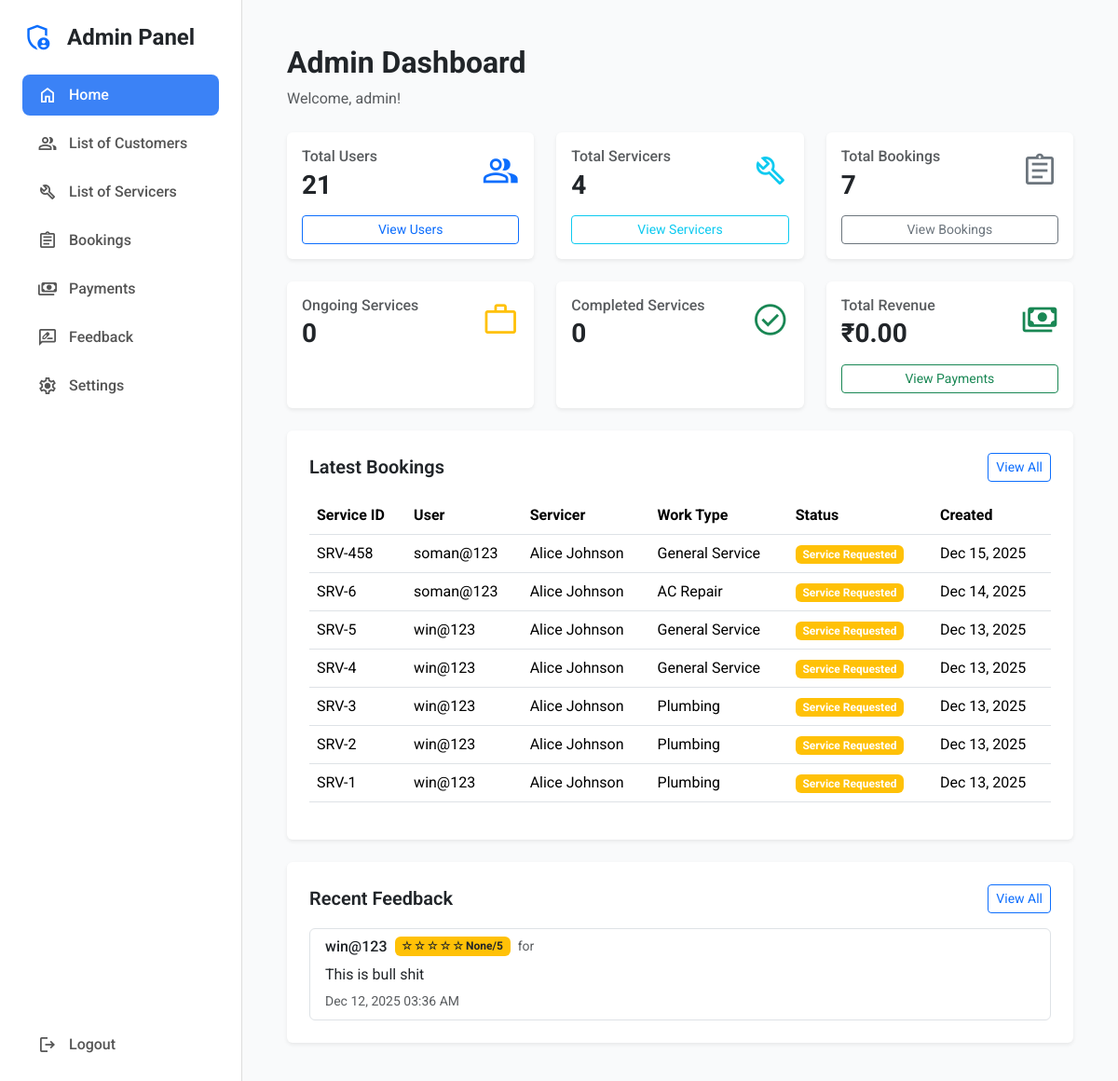
The app's page /monitor/home/ (signed in), older data.
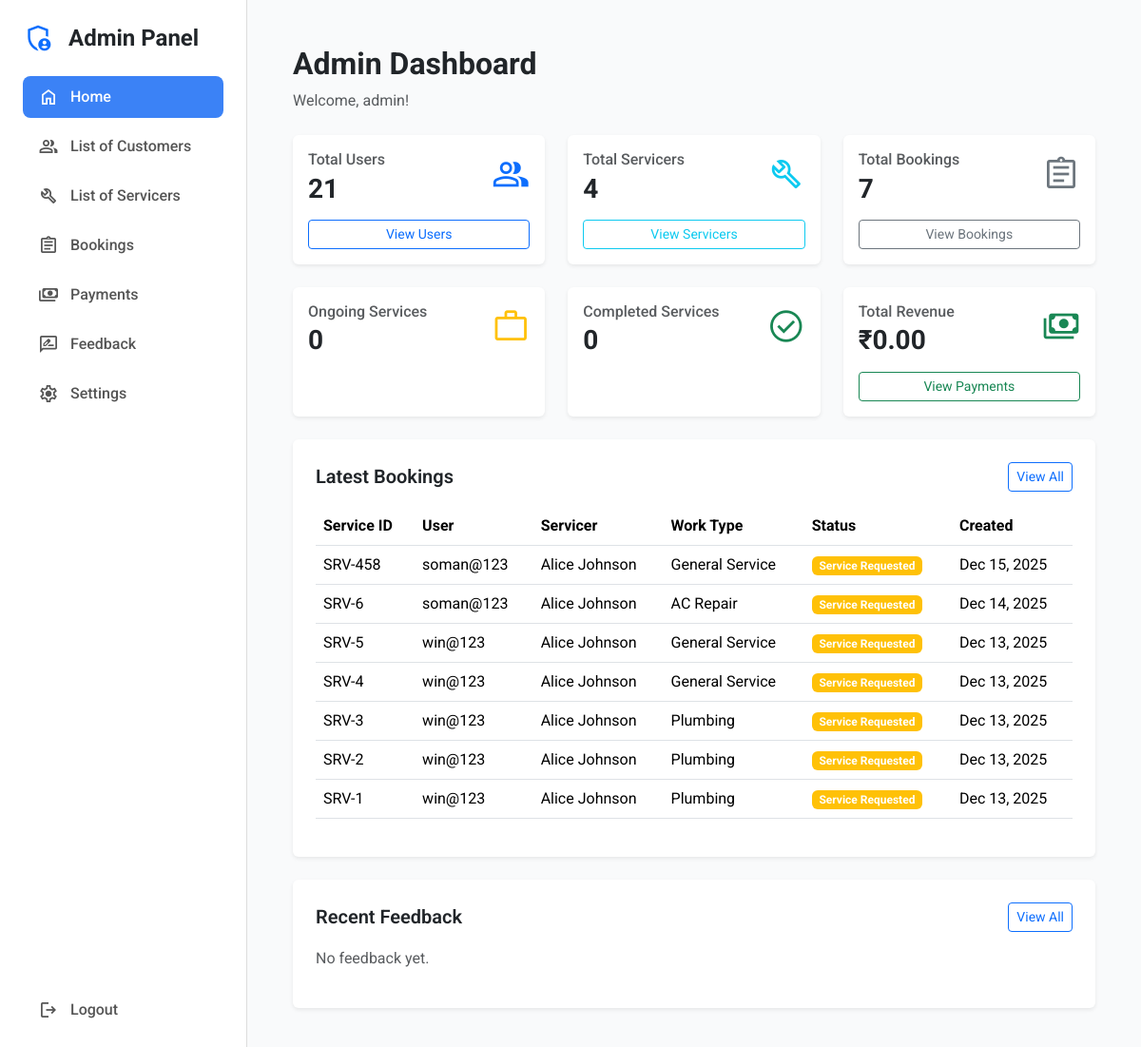
The same page, newer data.
### accounts/models.py (models this page shows, shortened)
class Booking(models.Model):
    STATUS_CHOICES = (
        ("Requested", "Service Requested"),
        ("Accepted", "Accepted"),
        ("Pending", "Pending"),
        ("Ongoing", "Ongoing"),
        ("Completed", "Completed"),
        ("Rejected", "Rejected"),
    )
    user = models.ForeignKey(settings.AUTH_USER_MODEL, on_delete=models.CASCADE)
    servicer = models.ForeignKey(Servicer, on_delete=models.CASCADE)
    vehicle_make = models.CharField(max_length=100)
    vehicle_model = models.CharField(max_length=100)
    owner_name = models.CharField(max_length=100)
    fuel_type = models.CharField(max_length=50)
    year = models.PositiveIntegerField()
    vehicle_number = models.CharField(max_length=20)
    vehicle_photo = models.ImageField(upload_to="vehicles/", blank=True, null=True)
    work_type = models.CharField(max_length=100)
    preferred_date = models.DateField()
    complaints = models.TextField()
    status = models.CharField(max_length=20, choices=STATUS_CHOICES, default="Requested")
    created_at = models.DateTimeField(auto_now_add=True)
    rejection_reason = models.TextField(blank=True, null=True, help_text="Reason for rejecting the service request")
    pickup_choice = models.CharField(
        max_length=20,
        choices=[("pickup", "Servicer will pickup"), ("user_brings", "User will bring vehicle")],
        blank=True,
        null=True
    )
    payment_requested = models.BooleanField(default=False)
    final_amount = models.DecimalField(max_digits=10, decimal_places=2, blank=True, null=True)
    completion_notes = models.TextField(blank=True, null=True)
    PAYMENT_STATUS_CHOICES = (
        ("Pending", "Pending"),
        ("Paid", "Paid"),
    )
    payment_status = models.CharField(
        max_length=20,
        choices=PAYMENT_STATUS_CHOICES,
        blank=True,
        null=True,
        help_text="Payment status: Pending or Paid"
    )
    payment_date = models.DateTimeField(blank=True, null=True, help_text="Date and time when payment was completed")

class User(AbstractUser):
    ROLE_CHOICES = (
        ('USER', 'User'),
        ('SERVICER', 'Servicer'),
        ('ADMIN', 'Admin'),
    )
    email = models.EmailField(unique=True, verbose_name='email address')
    phone_validator = RegexValidator(
        regex=r'^\d{10}$',
        message='Phone number must be exactly 10 digits.'
    )
    phone = models.CharField(
        max_length=10,
        validators=[phone_validator],
        verbose_name='phone number',
        help_text='Phone number must be exactly 10 digits'
    )
    role = models.CharField(
        max_length=20,
        choices=ROLE_CHOICES,
        default='USER',
        verbose_name='user role'
    )
    address = models.TextField(
        blank=True,
        null=True,
        verbose_name='address',
        help_text='Street address'
    )
    city = models.CharField(
        max_length=100,
        blank=True,
        null=True,
        verbose_name='city'
    )
    state = models.CharField(
        max_length=100,
        blank=True,
        null=True,
        verbose_name='state'
    )
    pincode = models.CharField(
        max_length=10,
        blank=True,
        null=True,
        verbose_name='pincode'
    )
    location = models.CharField(
        max_length=100,
        blank=True,
        null=True,
        verbose_name='location',
        help_text='Service center location'
    )
    work_types = models.CharField(
        max_length=200,
        blank=True,
        null=True,
        verbose_name='work types',
        help_text='Types of work the servicer can do (comma-separated)'
    )
    available_time = models.CharField(
        max_length=100,
        blank=True,
        null=True,
        verbose_name='available time',
        help_text='Available working hours',
        default='9:00 AM - 6:00 PM'
    )

class Servicer(models.Model):
    STATUS_CHOICES = (
        ("Available", "Available"),
        ("Busy", "Busy"),
        ("Unavailable", "Unavailable"),
    )
    name = models.CharField(max_length=100)
    work_type = models.CharField(max_length=200)
    location = models.CharField(max_length=100)
    rating = models.DecimalField(max_digits=2, decimal_places=1, default=4.5)
    phone = models.CharField(max_length=15)
    email = models.EmailField()
    available_time = models.CharField(
        max_length=100,
        default="9:00 AM - 6:00 PM"
    )
    status = models.CharField(max_length=20, choices=STATUS_CHOICES)
    profile_image = models.URLField(blank=True)

class Feedback(models.Model):
    RATING_CHOICES = [
        (1, '1 Star'),
        (2, '2 Stars'),
        (3, '3 Stars'),
        (4, '4 Stars'),
        (5, '5 Stars'),
    ]
    user = models.ForeignKey(settings.AUTH_USER_MODEL, on_delete=models.CASCADE, related_name='feedbacks')
    booking = models.OneToOneField(
        'Booking',
        on_delete=models.CASCADE,
        related_name='feedback',
        blank=True,
        null=True,
        help_text="One feedback per booking"
    )
    servicer = models.ForeignKey(
        'Servicer',
        on_delete=models.CASCADE,
        related_name='feedbacks',
        blank=True,
        null=True,
        help_text="Servicer who completed the service"
    )
    rating = models.IntegerField(
        choices=RATING_CHOICES,
        blank=True,
        null=True,
        help_text="Rating from 1 to 5 stars"
    )
    message = models.TextField(help_text="Feedback message")
    created_at = models.DateTimeField(auto_now_add=True)
    class Meta:
        ordering = ['-created_at']
        verbose_name_plural = 'Feedback'

### accounts/views.py (the view)
# urls.py: path('monitor/home/', views.admin_home, name='admin_home'),
@login_required
@admin_role_required
def admin_home(request):
    total_users = User.objects.filter(role='USER').count()
    total_servicers = User.objects.filter(role='SERVICER').count()
    total_bookings = Booking.objects.count()
    ongoing_services = Booking.objects.filter(status='Ongoing').count()
    completed_services = Booking.objects.filter(status='Completed').count()
    total_revenue = Booking.objects.filter(
        status='Completed',
        payment_status='Paid'
    ).aggregate(total=Sum('final_amount'))['total'] or 0
    latest_bookings = Booking.objects.select_related('user', 'servicer').order_by('-created_at')[:10]
    recent_feedback = Feedback.objects.select_related('user', 'servicer').order_by('-created_at')[:5]
    admin_name = request.user.username
    return render(request, "admin_home.html", {
        "admin_name": admin_name,
        "total_users": total_users,
        "total_servicers": total_servicers,
        "total_bookings": total_bookings,
        "ongoing_services": ongoing_services,
        "completed_services": completed_services,
        "total_revenue": total_revenue,
        "latest_bookings": latest_bookings,
        "recent_feedback": recent_feedback,
    })

### accounts/context_processors.py (called while the page is built)
def system_settings(request):
    try:
        settings = SystemSettings.get_settings()
    except Exception:
        settings = SystemSettings.objects.first()
        if not settings:
            settings = SystemSettings.objects.create(pk=1)
    return {
        'system_settings': settings,
    }

### accounts/models.py (called while the page is built)
    @classmethod
    def get_settings(cls):
        settings, created = cls.objects.get_or_create(pk=1)
        return settings

### accounts/views.py (called while the page is built, shortened)
def admin_role_required(view_func):
    @wraps(view_func)
    def wrapper(request, *args, **kwargs):
        if not request.user.is_authenticated:
            return redirect('admin_login')
        return view_func(request, *args, **kwargs)
    return wrapper

### accounts/templates/admin_home.html (shortened to what the changed rows need)
{% extends "admin_sidebar.html" %}
{% block content %}
<main class="flex-grow-1 p-4">
    <header class="mb-4">
        <h2 class="fw-bold">Admin Dashboard</h2>
    </header>
    <div class="bg-white p-4 rounded shadow-sm mb-4">
        {% if latest_bookings %}
            <div class="table-responsive">
                <table class="table table-hover">
                    <thead>
                        <tr>
                            <th>Service ID</th>
                            <th>User</th>
                            <th>Servicer</th>
                            <th>Work Type</th>
                            <th>Status</th>
                            <th>Created</th>
                        </tr>
                    </thead>
                    <tbody>
                        {% for booking in latest_bookings %}
                        <tr>
                            <td>SRV-{{ booking.id }}</td>
                            <td>{{ booking.user.username }}</td>
                            <td>{{ booking.servicer.name }}</td>
                            <td>{{ booking.work_type }}</td>
                            <td>
                                <span class="badge
                                    {% if booking.status == 'Requested' %}bg-warning
                                    {% elif booking.status == 'Pending' %}bg-secondary
                                    {% elif booking.status == 'Ongoing' %}bg-primary
                                    {% elif booking.status == 'Completed' %}bg-success
                                    {% else %}bg-danger{% endif %}
                                ">
                                    {{ booking.get_status_display }}
                                </span>
                            </td>
                            <td>{{ booking.created_at|date:"M d, Y" }}</td>
                        </tr>
                        {% endfor %}
                    </tbody>
                </table>
            </div>
        {% else %}
            <p class="text-muted">No bookings yet.</p>
        {% endif %}
    </div>
    <div class="bg-white p-4 rounded shadow-sm">
        <div class="d-flex justify-content-between align-items-center mb-3">
            <h5 class="fw-semibold mb-0">Recent Feedback</h5>
            <a href="{% url 'admin_feedback' %}" class="btn btn-sm btn-outline-primary">View All</a>
        </div>
        {% if recent_feedback %}
            <div class="list-group">
                {% for feedback in recent_feedback %}
                <div class="list-group-item">
                    <div class="d-flex justify-content-between align-items-start">
                        <div class="flex-grow-1">
                            <div class="d-flex align-items-center gap-2 mb-2">
                                <h6 class="mb-0">{{ feedback.user.username }}</h6>
                                <span class="badge bg-warning text-dark">
                                    {% for i in "12345" %}
                                        {% if forloop.counter <= feedback.rating %}
                                            ⭐
                                        {% else %}
                                            ☆
                                        {% endif %}
                                    {% endfor %}
                                    {{ feedback.rating }}/5
                                </span>
                                <small class="text-muted">for {{ feedback.servicer.name }}</small>
                            </div>
                            <p class="mb-1">{{ feedback.message }}</p>
                            <small class="text-muted">{{ feedback.created_at|date:"M d, Y h:i A" }}</small>
                        </div>
                    </div>
                </div>
                {% endfor %}
            </div>
        {% else %}
            <p class="text-muted">No feedback yet.</p>
        {% endif %}
    </div>
</main>
{% endblock %}

Row changes from the older to the newer data that the page shows:
removed Feedback: user.username "win@123", rating "None", message "This is bull shit", created_at "Dec 12, 2025 03:36 AM"
Text that changed along with them:
text now shown: "No feedback yet."
